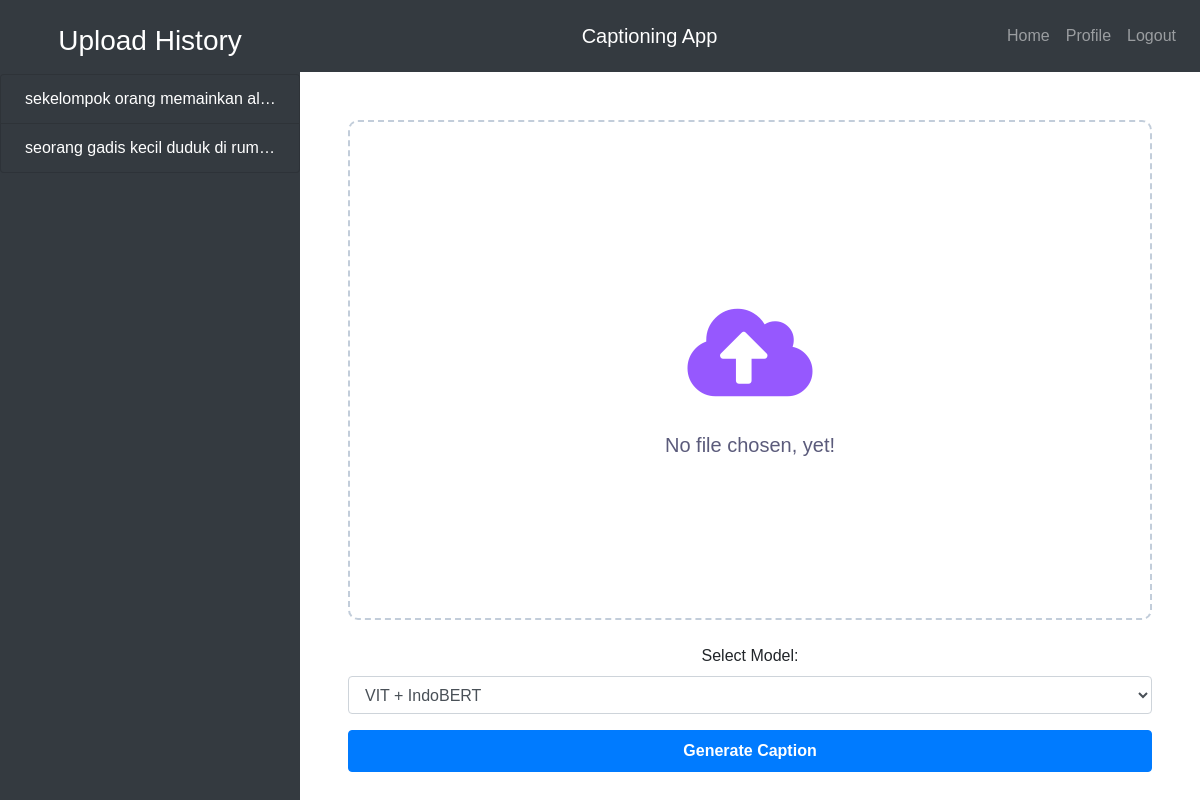
Page / (signed in) on the earlier database version.
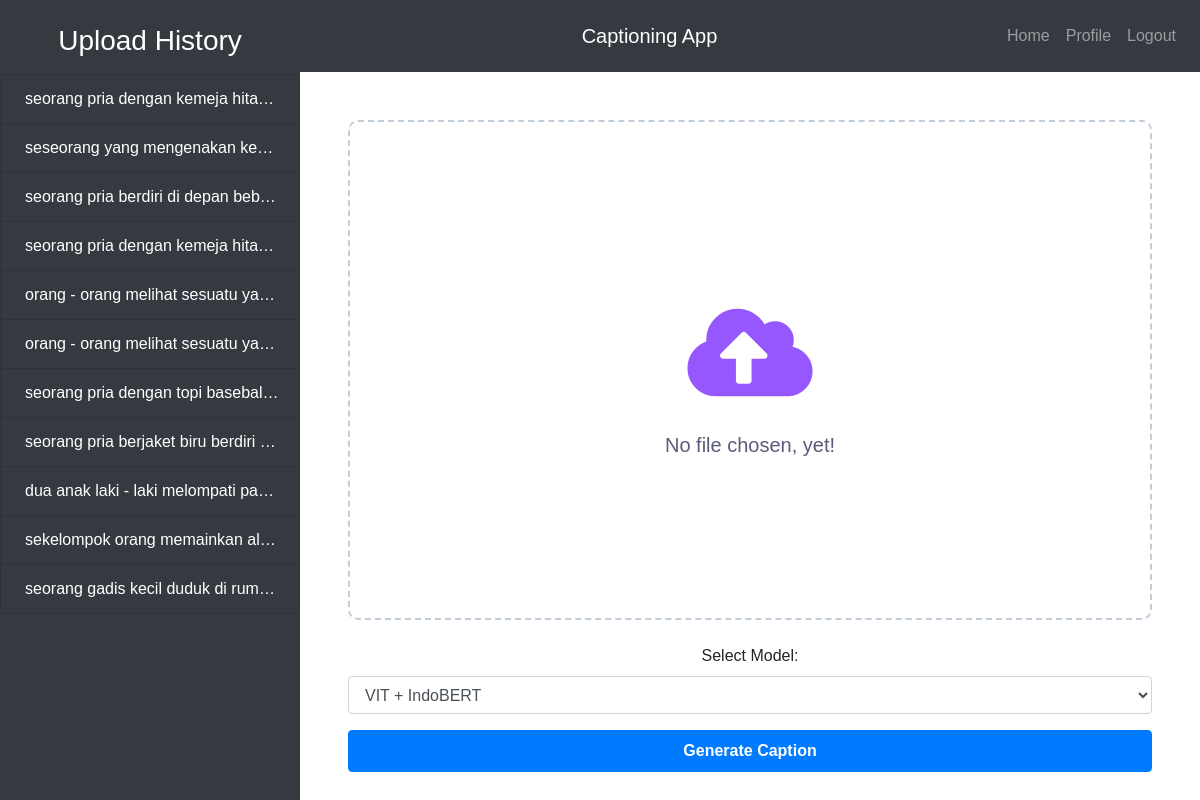
Same page on the later database version.
### app/models.py (models this page shows)
class PredictHistory(db.Model):
    id = db.Column(db.Integer, primary_key=True)
    user_id = db.Column(db.Integer, db.ForeignKey('user.id'), nullable=False)
    image_file = db.Column(db.String(100), nullable=False, unique=True)
    caption = db.Column(db.String(100), nullable=False)
    generated_date = db.Column(db.DateTime, nullable=False)

### app/main.py (the view)
@main.route('/')
@login_required
def index():
    user_id = current_user.id
    histories = PredictHistory.query.filter_by(user_id=user_id).order_by(PredictHistory.generated_date.desc())
    if "generation_id" in request.args:
        generation_id = request.args["generation_id"]
        pred_hist = PredictHistory.query.get(int(generation_id))
        if not pred_hist:
            flash("This generation doesn't exist or already deleted")
            return redirect(url_for("main.index"))
        return render_template('index.html', histories=histories, image_path=pred_hist.image_file, caption=pred_hist.caption)
    else:
        return render_template('index.html', histories=histories, image_path="", caption="")

### app/__init__.py (called while the page is built)
def create_app():
    app = Flask(__name__)
    app.config['SECRET_KEY'] = 'imagecaptionbryan'
    app.config['SQLALCHEMY_DATABASE_URI'] = 'sqlite:///db.sqlite'
    db.init_app(app)
    login_manager = LoginManager()
    login_manager.login_view = 'auth.login'
    login_manager.init_app(app)
    @login_manager.user_loader
    def load_user(user_id):
        return User.query.get(int(user_id))
    from .models import User, PredictHistory
    with app.app_context():
        db.create_all()
    from .auth import auth as auth_blueprint
    app.register_blueprint(auth_blueprint)
    from .main import main as main_blueprint
    app.register_blueprint(main_blueprint)
    return app

### app/templates/index.html (shortened to what this page needs)
{% extends "base.html" %}
{% block sidebar %}
<div class="h-100 bg-dark text-white overflow-auto py-4">
    <h3 class="text-center mb-3">Upload History</h3>
    <ul class="list-group" id="history-list">
        {% for history in histories %}
        {% if request.args.get('generation_id') == history.id|string %}
        <a href="{{ url_for('main.index') + '?generation_id=' + history.id|string }}"
            class="list-group-item list-group-item-action text-white text-nowrap text-truncate pl-4 show active">{{
            history.caption }}</a>
        {% else %}
        <a href="{{ url_for('main.index') + '?generation_id=' + history.id|string }}"
            class="list-group-item list-group-item-action text-white text-nowrap text-truncate pl-4 show">{{ history.caption
            }}</a>
        {% endif %}
        {% endfor %}
    </ul>
</div>
{% endblock %}
{% block content %}
<link rel="stylesheet" href="https://cdnjs.cloudflare.com/ajax/libs/font-awesome/5.15.3/css/all.min.css" />
<div class="contrainer-fluid overflow-auto">
    <div class="container text-center flex-grow-1 p-5">
        <div class="wrapper mb-4">
            <div class="image" role="button" onclick="defaultBtnActive()">
            </div>
            <div class="content">
                <div class="icon">
                    <i class="fas fa-cloud-upload-alt"></i>
                </div>
                <div class="text">
                    No file chosen, yet!
                </div>
            </div>
        </div>
        <label for="captioner">Select Model:</label>
        <select id="captioner" class="form-control">
            <option value="vit-indobert">VIT + IndoBERT</option>
        </select>
        <button class="btn btn-primary w-100 p-2 font-weight-bold mt-3" id="generateButton"
            onclick="generate_caption()">Generate Caption</button>
    </div>
</div>
{% endblock %}

### app/templates/base.html (shortened to what this page needs)
<!DOCTYPE html>
<html>
<head>
    <link rel="stylesheet" href="https://maxcdn.bootstrapcdn.com/bootstrap/4.5.2/css/bootstrap.min.css">
</head>
<body class="container-fluid">
    <div class="row h-100">
        {% if self.sidebar() %}
        <div class="col-3 h-100 p-0">
            {% block sidebar %}{% endblock %}
        </div>
        <div class="col-9 p-0 d-flex flex-column h-100">
        {% else %}
        <div class="col-12 p-0">
            {% endif %}
            <nav class="navbar navbar-expand-lg navbar-dark bg-dark py-3">
                <a class="w-100 text-center navbar-brand" href="{{ url_for('main.index') }}">Captioning App</a>
                <div class="collapse navbar-collapse" id="navbarNavAltMarkup">
                    <div class="navbar-nav ml-auto">
                        <a class="nav-item nav-link" href="{{ url_for('main.index') }}">Home</a>
                        <a class="nav-item nav-link" href="{{ url_for('main.profile') }}">Profile</a>
                        <a class="nav-item nav-link" href="{{ url_for('auth.logout') }}">Logout</a>
                    </div>
                </div>
            </nav>
            {% block content %}{% endblock %}
            </div>
        </div>
</body>
</html>

### app/templates/base.html (style rules this page uses)
html, body { height: 100%; font-family: sans-serif, "Helvetica Neue", Arial, "Apple Color Emoji", "Segoe UI Emoji", "Segoe UI Symbol"; }

### app/templates/index.html (style rules this page uses)
.list-group-item { background-color: #343a40; }
.wrapper { position: relative; height: 500px; width: 100%; border-radius: 10px; background: #fff; border: 2px dashed #c2cdda; display: flex; align-items: center; justify-content: center; overflow: hidden; }
.wrapper .image { position: absolute; height: 100%; width: 100%; display: flex; align-items: center; justify-content: center; }
.wrapper .icon { font-size: 100px; color: #9658fe; }
.wrapper .text { font-size: 20px; font-weight: 500; color: #5B5B7B; }
ul a { transition: all 0.5s ease-out; opacity: 0; }
ul a.show { opacity: 1; }

Differences in the rows shown:
added PredictHistory: caption "seorang pria dengan kemeja hita…"
added PredictHistory: caption "seseorang yang mengenakan ke…"
added PredictHistory: caption "seorang pria berdiri di depan beb…"
added PredictHistory: caption "seorang pria dengan kemeja hita…"
added PredictHistory: caption "orang - orang melihat sesuatu ya…"
added PredictHistory: caption "orang - orang melihat sesuatu ya…"
added PredictHistory: caption "seorang pria dengan topi basebal…"
added PredictHistory: caption "seorang pria berjaket biru berdiri…"
added PredictHistory: caption "dua anak laki - laki melompati pa…"
